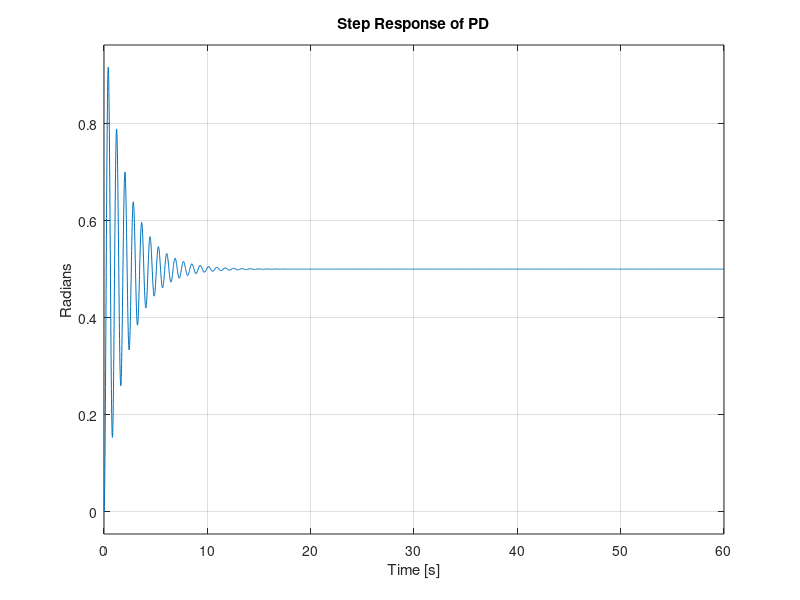

Here is the MATLAB script that generated this plot: (Note: this script raises an error after producing the figure.)
R_m = 10;               % Motor Resistance (Ohm)
K_a = 0.2;              % Motor Torque Constant (Nm / A)
K_b  = 0.009549;        % Back EMF Constant (V / (rad / s))
K_f = 0.047746;         % Rotational Friction Coefficient (Nm / (rad / s)) 
N = 20;                  % Gear Ratio

La = 0;                 %Negligible motor inductance

J_r = 0.001;            % Motor Rotor Moment of Inertia (kg / m^2)
J_p = 15.44;                % Solar Panel Moment of Inertia (kg / m^2)
J = J_r + (J_p/N^2);          % Total Moment of Inertia (kg / m^2)

h = 0.5;

Ts = 0.01; %Seconds
K_s = 3.6 * h * (2/1.8); %sensor Gain Converts rads to Amps
K_p = 4; %Power Amplifier gain
%This assumes that at 90deg off from optimal that we get a 2A difference

%{
Arduino Uno Rev3 has a 16MHz clock
so 62ns per tick and you need two ticks for each ....
This gives us plenty of room to not threaten the clock
%}

s = tf('s');
z = tf('z',Ts);
%MOTOR CIRCUIT
mot_circ = 1/(La*s + R_m);

%MOTOR DYNAMICS
mot_dyn = 1/(J*s+K_f);

%Continuous Motor assembly
Gspeed = feedback(mot_circ*K_a*mot_dyn,K_b); %back emf simplified
Gpos = Gspeed * (1/N) * (1/s) * K_p; 

Loop_TF = Gpos * K_s * K_p;

%For SISO Tool
Loop_TF_z = c2d(Loop_TF, Ts, 'zoh'); 

%digital Motor
Gz = c2d(Gpos, Ts, 'zoh');    %digital plant for digital controller design
                              %effectively does what the Arduino does for us.

fprintf('DIGITIZED MOTOR MODEL')
[~, denGz] = tfdata(Gz,'v');
rootsGz = roots(denGz);
disp('Roots of the denominator of Gz:')
disp(rootsGz)

%Lag Controller
K = 300;
s_p = 0.0001;
s_z = 10 * s_p;



Cs = K * ((s + s_z) / (s + s_p));
Cz = c2d(Cs, Ts, 'zoh');
[numCz, denCz] = tfdata(Cz, 'v');
OL = Cz*Gz ;


PID_cltf = feedback(OL,K_s);

[~, denPID_cltf] = tfdata(PID_cltf,'v');
rootsPID_cltf = roots(denPID_cltf);
disp('Roots of the denominator of PID_cltf:')
disp(rootsPID_cltf)

%PLOTING FOR PID PERFORMANCE/STABILITY
t = 0:Ts:60; % 5 seconds of performance data

figure(1)
clf
step(PID_cltf,t)
title('Step Response of PD')
ylabel('Radians')
grid on
fprintf('PERFORMANCE DATA OF PID')
stepinfo(PID_cltf)

figure(2)
clf
margin(OL)
title('Phase Margin detection for PD control')

f = -100 : 0.1: 100;
pulse_time = 5;
pulse_height = 0.2;

fft_rect = pulse_height*pulse_time*(sin(pi*pulse_time.*f)./(pi*pulse_time.*f));

figure(3);
plot(f, fft_rect);
